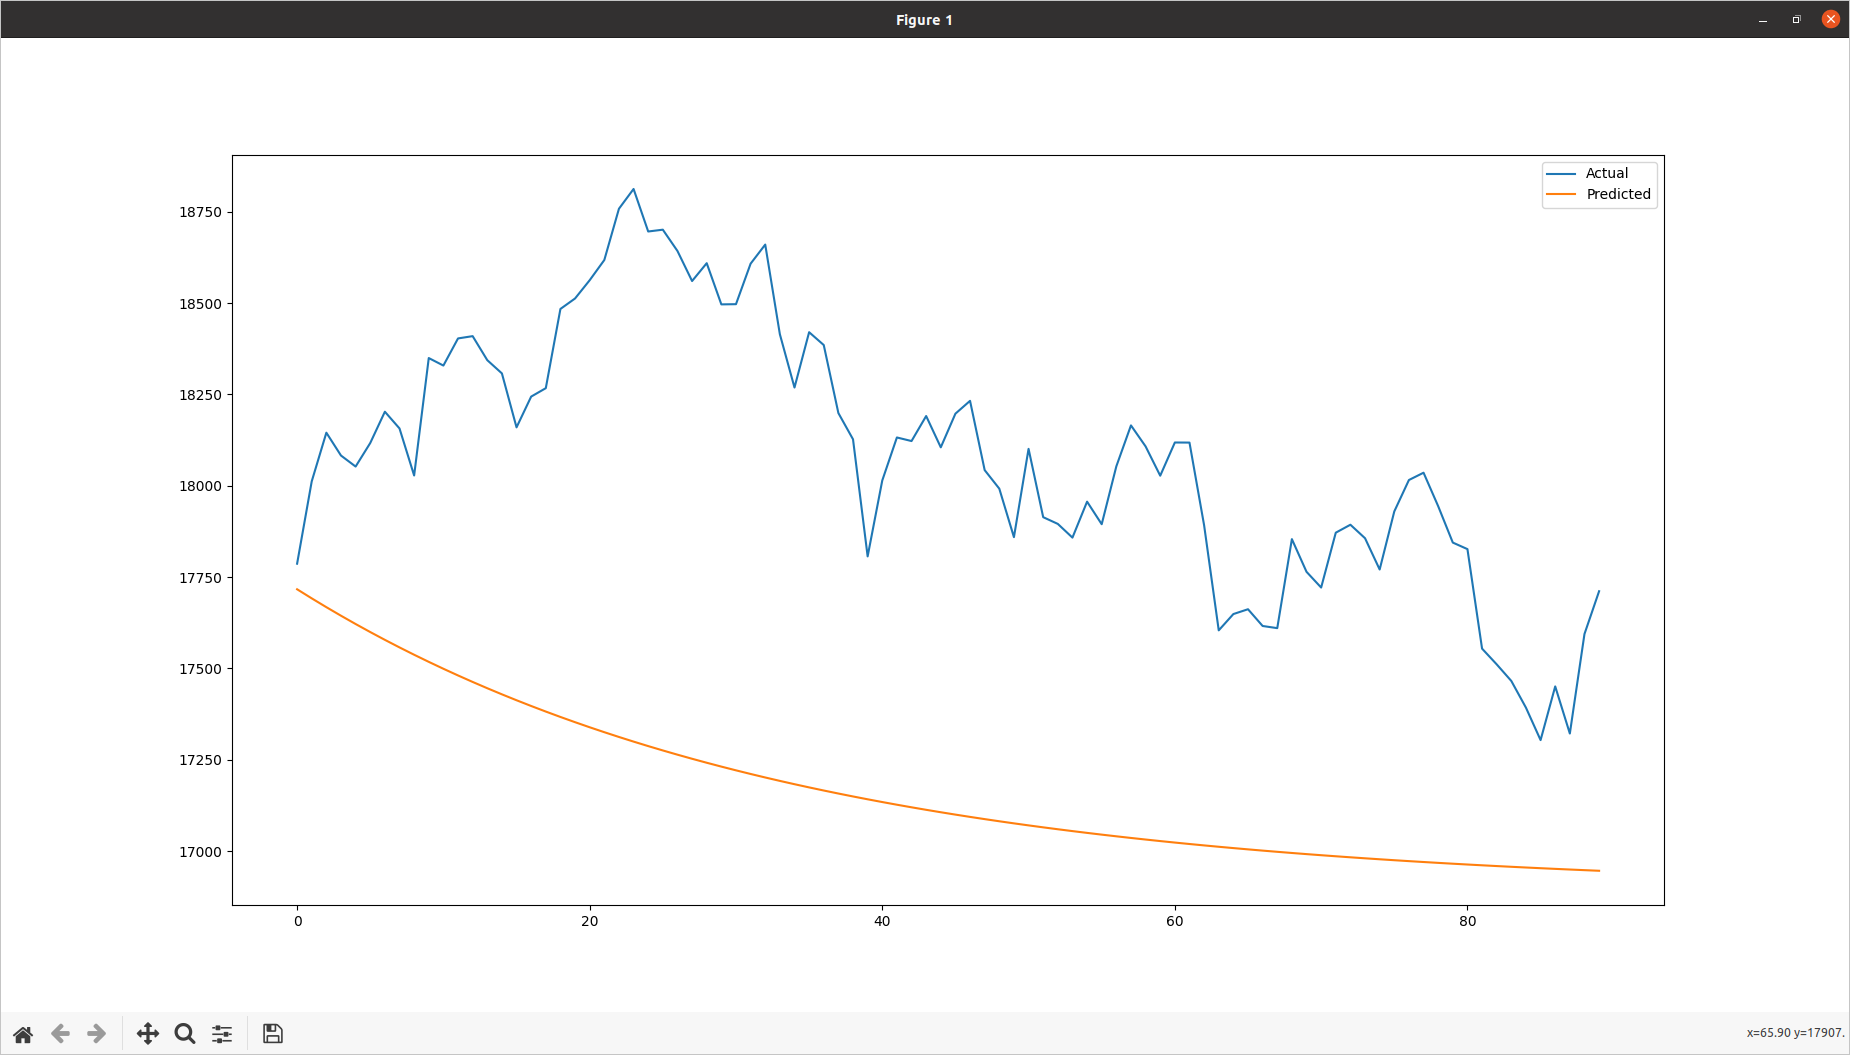

This figure's Python source:
import pandas as pd
import numpy as np
import matplotlib.pyplot as plt
import statsmodels.api as sm

# Load the data from CSV file
data = pd.read_csv('stock_data.csv')

# Convert the 'Date' column to a datetime format
data['Date'] = pd.to_datetime(data['Date'])

# Set the 'Date' column as the index of the DataFrame
data.set_index('Date', inplace=True)

# Extract the 'Close' column as a numpy array
close_prices = data['Close'].to_numpy()

# Split the data into training and testing sets
train_data = close_prices[:-90]
test_data = close_prices[-90:]

# Fit an ARMA model to the training data
model = sm.tsa.ARIMA(train_data, order=(1, 0, 1))
result = model.fit()

# Make predictions on the testing data using the fitted model
predictions = result.predict(start=len(train_data), end=len(close_prices)-1)

# Calculate the mean absolute error (MAE) of the predictions
mae = np.mean(np.abs(predictions - test_data))

# Plot the actual and predicted values
plt.plot(close_prices[-90:], label='Actual')
plt.plot(predictions, label='Predicted')
plt.legend()
plt.show()

# Calculate the profit/loss based on the ARMA predictions
buy_price = close_prices[-91]  # The price at the start of the test period
sell_price = close_prices[-1]  # The price at the end of the test period
predicted_prices = np.concatenate(([buy_price], predictions))
returns = np.diff(predicted_prices) / predicted_prices[:-1]
profit_loss = np.sum(returns) * buy_price

print(f"ARMA model MAE: {mae}")
print(f"ARMA model profit/loss: {profit_loss}")
